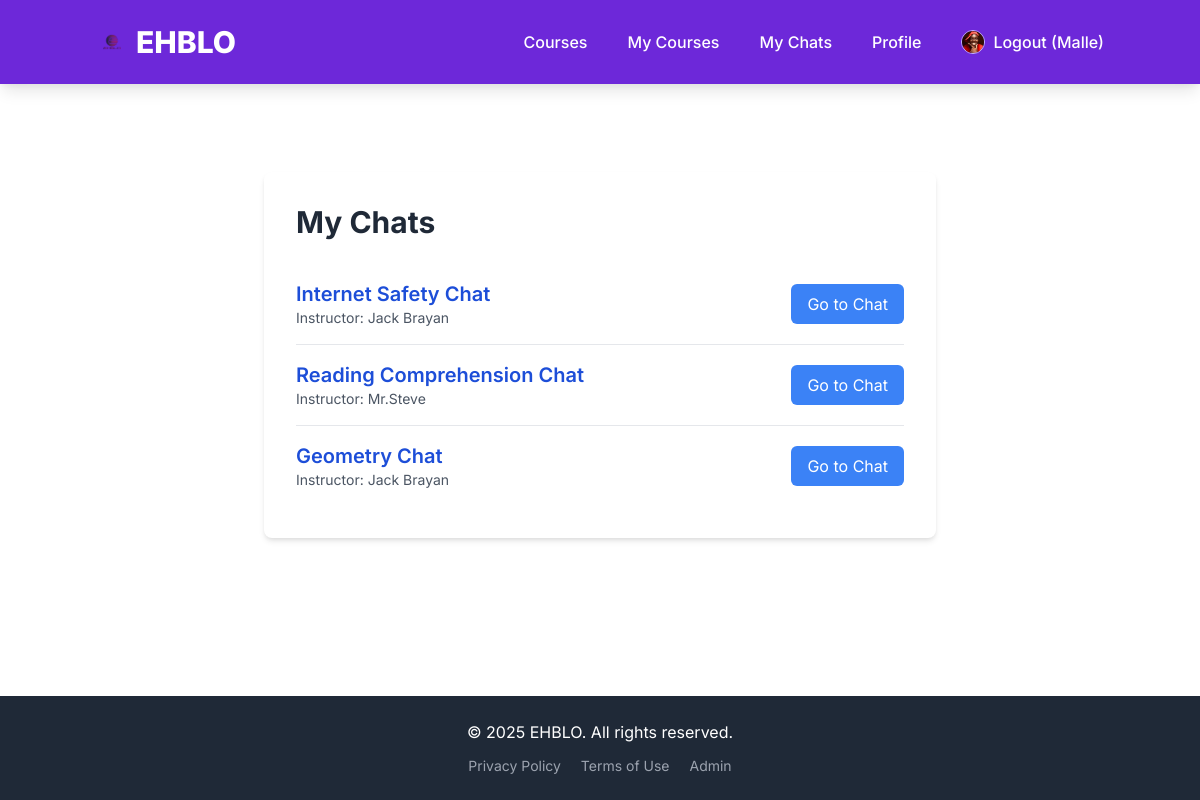
The page /chat/my-chats/ (signed in) on the database its author committed.
### users/models.py (models this page shows, shortened)
class CustomUser(AbstractUser):
    USER_TYPE_CHOICES = (
        ("student", "Student"),
        ("instructor", "Instructor"),
    )
    user_type = models.CharField(max_length=20, choices=USER_TYPE_CHOICES, default="student")
    bio = models.TextField(blank=True, null=True)
    profile_picture = models.ImageField(upload_to='profile_pics/', blank=True, null=True)
    phone_number = models.CharField(max_length=20, blank=True, null=True)
    country = models.CharField(max_length=100, blank=True, null=True)
    PEDAGOGIC_LEVEL_CHOICES = [
        ('primary', 'Primary'),
        ('secondary', 'Secondary'),
        ('university', 'University'),
        ('personal', 'Personal'),
    ]
    pedagogic_level = models.CharField(
        max_length=20,
        choices=PEDAGOGIC_LEVEL_CHOICES,
        blank=True,  # Allow it to be optional in the database
        null=True,   # Allow NULL in the database
        verbose_name="Pedagogic Level"
    )
    interests = models.ManyToManyField(
        Subject,
        related_name='interested_users',
        blank=True, # Allow users to have no interests selected initially
        verbose_name="Interests"
    )
    class Meta:
        verbose_name = "User"
        verbose_name_plural = "Users"

### courses/models.py (models this page shows, shortened)
class Course(models.Model):
    instructor = models.ForeignKey(settings.AUTH_USER_MODEL,
                                   on_delete=models.CASCADE,
                                   related_name='courses_created',
                                   limit_choices_to={'user_type': 'instructor'})
    subject = models.ForeignKey(Subject,
                                 on_delete=models.CASCADE,
                                 related_name='courses')
    title = models.CharField(max_length=250)
    slug = models.SlugField(max_length=250, unique=True, blank=True)
    overview = models.TextField()
    created = models.DateTimeField(auto_now_add=True)
    updated = models.DateTimeField(auto_now=True)
    price = models.DecimalField(max_digits=10, decimal_places=2, default=0.00) # 0 for free courses
    is_published = models.BooleanField(default=False)
    tags = TaggableManager(blank=True)
    image = models.ImageField(upload_to='course_thumbnails/', null=True, blank=True)
    class Meta:
        ordering = ('-created',)

### chat/views.py (the view)
# urls.py: path('my-chats/', views.MyChatsListView.as_view(), name='my_chats'),
class MyChatsListView(LoginRequiredMixin, ListView):
    model = Course
    template_name = 'chat/my_chats.html'
    context_object_name = 'chats'
    def get_queryset(self):
        user = self.request.user
        if user.user_type == 'student':
            return Course.objects.filter(enrollments__student=user, chat_room__isnull=False).distinct()
        elif user.user_type == 'instructor':
            return Course.objects.filter(instructor=user, chat_room__isnull=False).distinct()
        return Course.objects.none()

### chat/templates/chat/my_chats.html (shortened to what this page needs)
{% extends "base.html" %}
{% block content %}
<div class="max-w-2xl mx-auto bg-white p-8 rounded-lg shadow-md mt-10">
    <h1 class="text-3xl font-bold text-gray-800 mb-6">My Chats</h1>
    {% if chats %}
        <ul class="divide-y divide-gray-200">
            {% for course in chats %}
                <li class="py-4 flex justify-between items-center">
                    <div>
                        <h2 class="text-xl font-semibold text-blue-700">{{ course.title }} Chat</h2>
                        <p class="text-gray-600 text-sm">Instructor: {{ course.instructor.get_full_name|default:course.instructor.username }}</p>
                    </div>
                    <a href="{% url 'course_chat_detail' course.id %}"
                       class="bg-blue-500 text-white px-4 py-2 rounded-md hover:bg-blue-600 transition duration-300">
                        Go to Chat
                    </a>
                </li>
            {% endfor %}
        </ul>
    {% endif %}
</div>
{% endblock %}

### templates/base.html (shortened to what this page needs)
<!DOCTYPE html>
<html lang="en">
<head>
    {% load static %}
    <link href="https://cdn.jsdelivr.net/npm/tailwindcss@2.2.19/dist/tailwind.min.css" rel="stylesheet">
</head>
<body class="flex flex-col min-h-screen">
    <nav class="bg-purple-700 p-4 shadow-lg">
        <div class="container mx-auto flex flex-wrap justify-between items-center">
            <a href="{% url 'home' %}" class="text-white text-3xl font-extrabold rounded-lg p-2 hover:bg-purple-800 transition duration-300 flex items-center space-x-2">
                <img src="{% static 'images/logo.png' %}" alt="EHBLO Logo" class="h-8 w-8 object-contain">
                <span>EHBLO</span>
            </a>
            <div id="nav-menu" class="hidden lg:flex flex-grow lg:flex-grow-0 lg:items-center w-full lg:w-auto mt-4 lg:mt-0">
                <div class="flex flex-col lg:flex-row lg:space-x-6 space-y-3 lg:space-y-0 lg:ml-auto">
                    <a href="{% url 'course_list' %}" class="text-white hover:text-purple-200 p-2 rounded-lg hover:bg-purple-800 transition duration-300 font-medium">Courses</a>
                    {% if user.is_authenticated %}
                        <a href="{% url 'my_courses' %}" class="text-white hover:text-purple-200 p-2 rounded-lg hover:bg-purple-800 transition duration-300 font-medium">My Courses</a>
                        <a href="{% url 'my_chats' %}" class="text-white hover:text-purple-200 p-2 rounded-lg hover:bg-purple-800 transition duration-300 font-medium">My Chats</a>
                        <a href="{% url 'profile' %}" class="text-white hover:text-purple-200 p-2 rounded-lg hover:bg-purple-800 transition duration-300 font-medium">Profile</a>
                        <form action="{% url 'logout' %}" method="post" class="inline-block">
                            <button type="submit" class="text-white hover:text-purple-200 p-2 rounded-lg hover:bg-purple-800 transition duration-300 font-medium cursor-pointer flex items-center space-x-2">
                                {% if user.profile_picture %}
                                    <img src="{{ user.profile_picture.url }}" alt="Profile" class="w-6 h-6 rounded-full object-cover border border-purple-300">
                                {% else %}
                                    <img src="{% static 'images/default_profile_pic.png' %}" alt="Default Profile" class="w-6 h-6 rounded-full object-cover border border-gray-300">
                                {% endif %}
                                <span>Logout ({{ user.username }})</span>
                            </button>
                        </form>
                    {% else %}
                        <a href="{% url 'login' %}" class="text-white hover:text-purple-200 p-2 rounded-lg hover:bg-purple-800 transition duration-300 font-medium">Login</a>
                        <a href="{% url 'signup' %}" class="text-white bg-purple-600 px-4 py-2 rounded-lg hover:bg-purple-500 transition duration-300 font-medium">Sign Up</a>
                    {% endif %}
                </div>
            </div>
        </div>
    </nav>
    <main class="container mx-auto mt-8 p-4 flex-grow">
        {% block content %}
        {% endblock %}
    </main>
    <footer class="bg-gray-800 text-white p-6 mt-auto">
        <div class="container mx-auto text-center">
            <p>&copy; {% now "Y" %} EHBLO. All rights reserved.</p>
            <div class="mt-3 space-x-4 text-sm">
                <a href="#" class="text-gray-400 hover:text-white transition duration-300">Privacy Policy</a>
                <a href="#" class="text-gray-400 hover:text-white transition duration-300">Terms of Use</a>
                <a href="{% url 'admin:index' %}" class="text-gray-400 hover:text-white transition duration-300">Admin</a>
            </div>
        </div>
    </footer>
</body>
</html>

### templates/base.html (style rules this page uses)
body { font-family: 'Inter', sans-serif; @apply bg-gray-50; }

### rows shown on the page
CustomUser: profile_picture (picture), username "Malle"
Course: title "Internet Safety", instructor.get_full_name "Jack Brayan"
Course: title "Reading Comprehension", instructor.get_full_name "Mr.Steve"
Course: title "Geometry", instructor.get_full_name "Jack Brayan"
